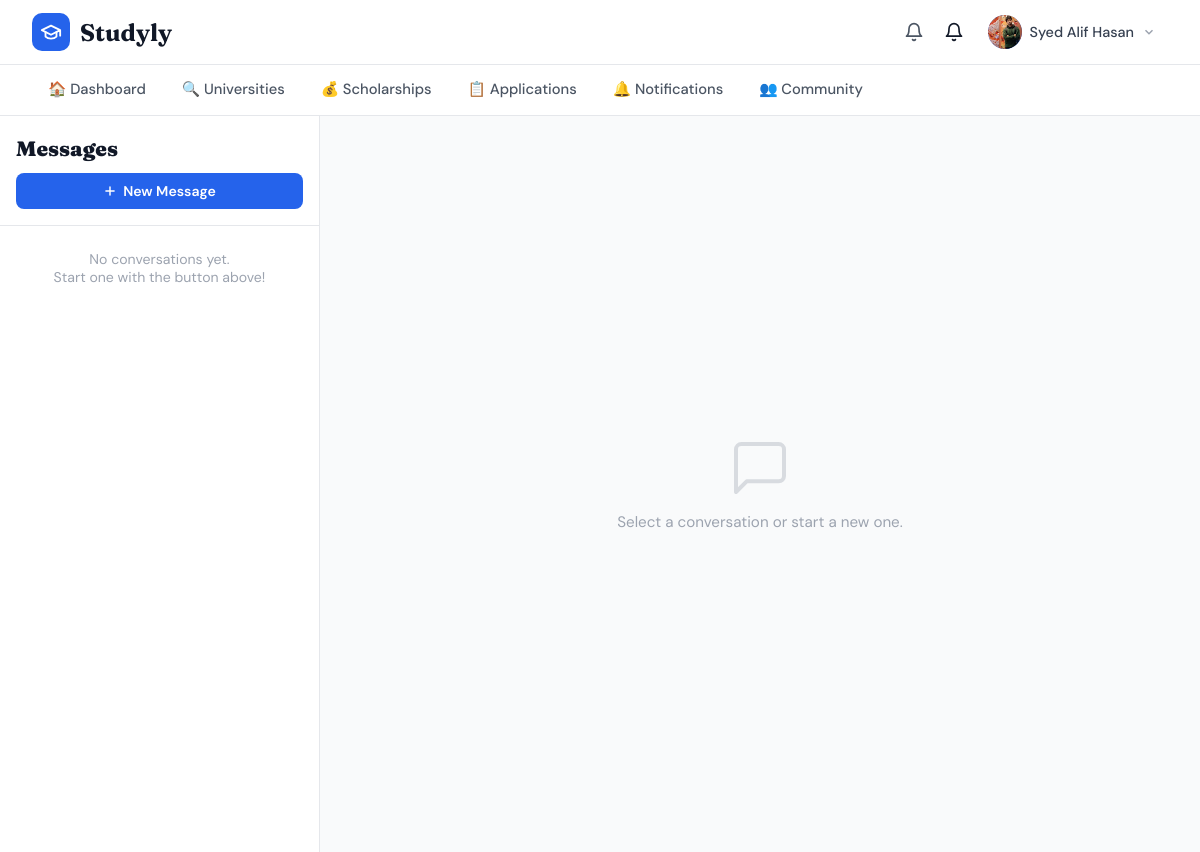
/users/messages/ (signed in), run on an earlier commit of the app's database.
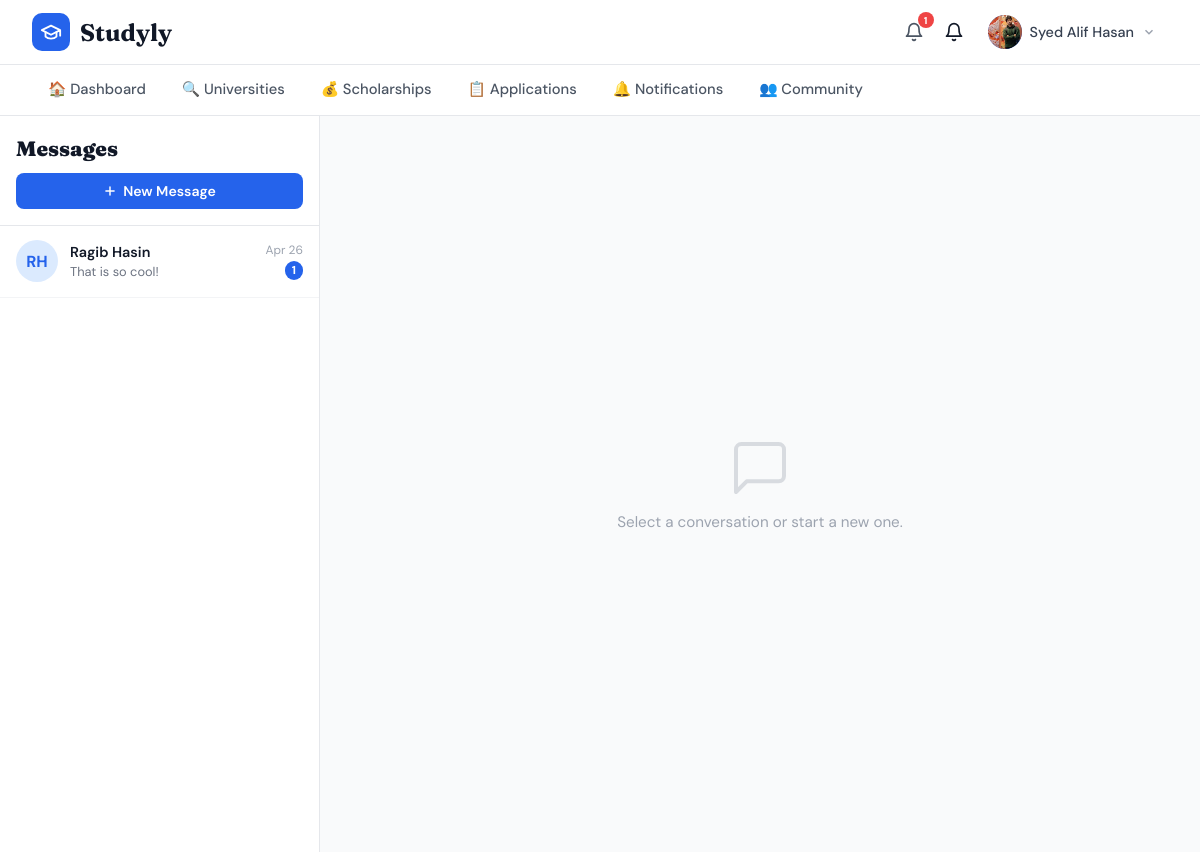
And on a later commit of the database.
### users/models.py (models this page shows, shortened)
class User(AbstractUser):
    ROLE_CHOICES = [
        ('student', 'Student'),
        ('admin', 'Admin'),
        ('consultant', 'Educational Consultant'),
    ]
    role = models.CharField(max_length=20, choices=ROLE_CHOICES, default='student')
    def get_role_display_name(self):
        return dict(self.ROLE_CHOICES).get(self.role, self.role)

class Profile(models.Model):
    user = models.OneToOneField(
        User,
        on_delete=models.CASCADE,
        related_name='profile'
    )
    phone_number = models.CharField(max_length=20, blank=True, null=True)
    date_of_birth = models.DateField(blank=True, null=True)
    address = models.TextField(blank=True, null=True)
    profile_picture = models.ImageField(
        upload_to='profile_pics/', blank=True, null=True
    )
    GPA = models.FloatField(null=True, blank=True)
    degree_level = models.CharField(
        max_length=50,
        choices=[
            ('hsc', 'HSC'),
            ('bachelor', "Bachelor's"),
            ('master', "Master's"),
            ('phd', 'PhD'),
        ],
        blank=True,
        null=True
    )
    english_proficiency = models.CharField(
        max_length=50,
        choices=[
            ('ielts', 'IELTS'),
            ('toefl', 'TOEFL'),
            ('none', 'None'),
        ],
        blank=True,
        null=True
    )
    english_score = models.FloatField(null=True, blank=True)
    work_experience_years = models.IntegerField(default=0)
    preferred_countries = models.CharField(max_length=255, blank=True, null=True)
    budget = models.DecimalField(
        max_digits=10, decimal_places=2, null=True, blank=True
    )
    created_at = models.DateTimeField(auto_now_add=True)
    updated_at = models.DateTimeField(auto_now=True)

class Message(models.Model):
    sender = models.ForeignKey(
        User,
        on_delete=models.CASCADE,
        related_name='sent_messages'
    )
    recipient = models.ForeignKey(
        User,
        on_delete=models.CASCADE,
        related_name='received_messages'
    )
    body = models.TextField()
    is_read = models.BooleanField(default=False)
    created_at = models.DateTimeField(auto_now_add=True)
    class Meta:
        ordering = ['created_at']
    @classmethod
    def get_inbox_threads(cls, user):
        from django.db.models import Q, Max
        partners_qs = (
            cls.objects
            .filter(Q(sender=user) | Q(recipient=user))
            .values_list('sender_id', 'recipient_id')
        )
        partner_ids = set()
        for s, r in partners_qs:
            other = r if s == user.pk else s
            partner_ids.add(other)
        threads = []
        for pid in partner_ids:
            other_user = User.objects.get(pk=pid)
            last_msg = (
                cls.objects
                .filter(
                    Q(sender=user, recipient=other_user) |
                    Q(sender=other_user, recipient=user)
                )
                .order_by('-created_at')
                .first()
            )
            unread = cls.objects.filter(
                sender=other_user, recipient=user, is_read=False
            ).count()
            threads.append({
                'partner': other_user,
                'last_message': last_msg,
                'unread_count': unread,
            })
        threads.sort(key=lambda t: t['last_message'].created_at, reverse=True)
        return threads

### users/views.py (the view)
# urls.py: path('messages/',                           views.inbox_view,            name='inbox'),
@login_required
def inbox_view(request):
    threads = Message.get_inbox_threads(request.user)
    all_users = User.objects.exclude(pk=request.user.pk).order_by('first_name', 'username')
    return render(request, 'users/messages.html', {
        'threads': threads,
        'all_users': all_users,
        'active_conversation': None,
    })

### users/context_processors.py (called while the page is built)
def unread_notifications(request):
    if request.user.is_authenticated:
        from notifications.models import Notification
        count = Notification.objects.filter(user=request.user, is_read=False).count()
        return {'unread_notif_count': count}
    return {'unread_notif_count': 0}

### templates/users/messages.html (shortened to what this page needs)
{% extends "base.html" %}
{% block content %}
<div class="msg-layout">
  <aside class="msg-sidebar">
    <div class="msg-sidebar-head">
      <h2>Messages</h2>
      <button class="new-msg-btn" onclick="openModal()">
        <svg xmlns="http://www.w3.org/2000/svg" width="14" height="14" viewBox="0 0 24 24"
             fill="none" stroke="currentColor" stroke-width="2.5" stroke-linecap="round" stroke-linejoin="round">
          <line x1="12" y1="5" x2="12" y2="19"/><line x1="5" y1="12" x2="19" y2="12"/>
        </svg>
        New Message
      </button>
    </div>
    <div class="thread-list">
      {% if threads %}
        {% for t in threads %}
          <a href="{% url 'users:conversation' t.partner.username %}"
             class="thread-item {% if active_conversation and active_conversation.username == t.partner.username %}active{% endif %}">
            <div class="thread-avatar">
              {% if t.partner.profile.profile_picture %}
                <img src="{{ t.partner.profile.profile_picture.url }}" alt="">
              {% else %}
                {{ t.partner.first_name|first|upper }}{{ t.partner.last_name|first|upper }}
              {% endif %}
            </div>
            <div class="thread-info">
              <div class="thread-name">
                {{ t.partner.get_full_name|default:t.partner.username }}
              </div>
              <div class="thread-preview">{{ t.last_message.body|truncatechars:45 }}</div>
            </div>
            <div class="thread-meta">
              <div class="thread-time">{{ t.last_message.created_at|date:"M d" }}</div>
              {% if t.unread_count %}
                <span class="unread-badge">{{ t.unread_count }}</span>
              {% endif %}
            </div>
          </a>
        {% endfor %}
      {% else %}
        <p style="padding:1.5rem 1rem;font-size:.88rem;color:#9ca3af;text-align:center;">
          No conversations yet.<br>Start one with the button above!
        </p>
      {% endif %}
    </div>
  </aside>
  <main class="msg-main">
    {% if active_conversation %}
      <div class="msg-header">
        <div class="msg-header-avatar">
          {% if active_conversation.profile.profile_picture %}
            <img src="{{ active_conversation.profile.profile_picture.url }}" alt="">
          {% else %}
            {{ active_conversation.first_name|first|upper }}{{ active_conversation.last_name|first|upper }}
          {% endif %}
        </div>
        <div>
          <div class="msg-header-name">{{ active_conversation.get_full_name|default:active_conversation.username }}</div>
          <div class="msg-header-role">{{ active_conversation.get_role_display_name }}</div>
        </div>
      </div>
      <div class="msg-body" id="msgBody">
        {% for msg in conversation_messages %}
          <div class="bubble-wrap {% if msg.sender == request.user %}mine{% endif %}">
            <div class="bubble {% if msg.sender == request.user %}mine{% else %}theirs{% endif %}">
              {{ msg.body }}
              <div class="bubble-time">{{ msg.created_at|date:"M d, g:i a" }}</div>
            </div>
          </div>
        {% empty %}
          <p style="text-align:center;color:#9ca3af;font-size:.88rem;margin-top:2rem;">
            No messages yet. Say hello!
          </p>
        {% endfor %}
      </div>
      <div class="msg-footer">
        <form method="post" action="{% url 'users:conversation' active_conversation.username %}">
          {% csrf_token %}
          <div class="msg-input-row">
            <textarea name="body" class="msg-textarea" placeholder="Write a message…"
                      rows="1" onkeydown="submitOnEnter(event, this)"></textarea>
            <button type="submit" class="send-btn">Send</button>
          </div>
        </form>
      </div>
    {% else %}
      <div class="empty-state">
        <svg xmlns="http://www.w3.org/2000/svg" width="64" height="64" viewBox="0 0 24 24"
             fill="none" stroke="#9ca3af" stroke-width="1.5" stroke-linecap="round" stroke-linejoin="round">
          <path d="M21 15a2 2 0 0 1-2 2H7l-4 4V5a2 2 0 0 1 2-2h14a2 2 0 0 1 2 2z"/>
        </svg>
        <p>Select a conversation or start a new one.</p>
      </div>
    {% endif %}
  </main>
</div>
{% endblock %}

### templates/base.html (shortened to what this page needs)
<!DOCTYPE html>
<html lang="en">
<head>
</head>
<body>
{% if user.is_authenticated and not skip_nav %}
<nav class="top-nav">
  <div class="top-nav-inner">
    <a href="{% url 'dashboard:dashboard' %}" class="logo">
      <div class="logo-icon">
        <svg xmlns="http://www.w3.org/2000/svg" width="22" height="22" fill="none" stroke="white" stroke-width="2" stroke-linecap="round" stroke-linejoin="round" viewBox="0 0 24 24">
          <path d="M22 10v6M2 10l10-5 10 5-10 5z"/><path d="M6 12v5c3 3 9 3 12 0v-5"/>
        </svg>
      </div>
      <span class="logo-text">Studyly</span>
    </a>
    <div class="nav-right">
     <a href="{% url 'notifications:list' %}" class="bell-btn" style="position:relative;">
  <svg xmlns="http://www.w3.org/2000/svg" width="20" height="20" fill="none" stroke="currentColor" stroke-width="2" stroke-linecap="round" stroke-linejoin="round" viewBox="0 0 24 24">
    <path d="M18 8A6 6 0 0 0 6 8c0 7-3 9-3 9h18s-3-2-3-9"/><path d="M13.73 21a2 2 0 0 1-3.46 0"/>
  </svg>
  {% if unread_notif_count %}
    <span style="position:absolute;top:-2px;right:-2px;background:#ef4444;color:white;border-radius:50%;width:16px;height:16px;font-size:10px;font-weight:700;display:flex;align-items:center;justify-content:center;">{{ unread_notif_count }}</span>
  {% endif %}
</a>
        <svg xmlns="http://www.w3.org/2000/svg" width="20" height="20" fill="none" stroke="currentColor" stroke-width="2" stroke-linecap="round" stroke-linejoin="round" viewBox="0 0 24 24">
          <path d="M18 8A6 6 0 0 0 6 8c0 7-3 9-3 9h18s-3-2-3-9"/><path d="M13.73 21a2 2 0 0 1-3.46 0"/>
        </svg>
      <div class="user-dropdown-wrap" id="userDropdown">
        <div class="user-btn" onclick="toggleDropdown()">
          <div class="user-avatar">
            {% if user.profile.profile_picture %}
              <img src="{{ user.profile.profile_picture.url }}" alt="avatar">
            {% else %}
              <svg xmlns="http://www.w3.org/2000/svg" width="16" height="16" fill="none" stroke="white" stroke-width="2" stroke-linecap="round" stroke-linejoin="round" viewBox="0 0 24 24">
                <path d="M20 21v-2a4 4 0 0 0-4-4H8a4 4 0 0 0-4 4v2"/><circle cx="12" cy="7" r="4"/>
              </svg>
            {% endif %}
          </div>
          <span class="user-name">{{ user.get_full_name|default:user.username }}</span>
          <svg class="chevron" xmlns="http://www.w3.org/2000/svg" width="14" height="14" fill="none" stroke="currentColor" stroke-width="2.5" viewBox="0 0 24 24"><polyline points="6 9 12 15 18 9"/></svg>
        </div>
      </div>
    </div>
  </div>
</nav>
<div class="sec-nav">
  <div class="sec-nav-inner">
    <a href="{% url 'dashboard:dashboard' %}"  class="nav-link {% block nav_dashboard %}{% endblock %}">🏠 Dashboard</a>
    <a href="{% url 'universities:list' %}"    class="nav-link {% block nav_universities %}{% endblock %}">🔍 Universities</a>
    <a href="{% url 'scholarships:list' %}"    class="nav-link {% block nav_scholarships %}{% endblock %}">💰 Scholarships</a>
    <a href="{% url 'applications:list' %}"    class="nav-link {% block nav_applications %}{% endblock %}">📋 Applications</a>
    <a href="{% url 'notifications:list' %}"   class="nav-link {% block nav_notifications %}{% endblock %}">🔔 Notifications</a>
      <a href="{% url 'community:list' %}" class="nav-link {% if active_nav == 'community' %}nav-link--active{% endif %}">👥 Community</a>
  </div>
</div>
{% endif %}
{% block content %}{% endblock %}
</body>
</html>

### templates/base.html (style rules this page uses)
*, *::before, *::after { box-sizing: border-box; margin: 0; padding: 0; }
body { font-family: 'DM Sans', sans-serif; background: #f9fafb; color: #111827; }
a { text-decoration: none; color: inherit; }
.top-nav { background: white; border-bottom: 1px solid #e5e7eb; position: sticky; top: 0; z-index: 200; }
.top-nav-inner { max-width: 1280px; margin: 0 auto; padding: 0 2rem; display: flex; align-items: center; justify-content: space-between; height: 64px; }
.logo { display: flex; align-items: center; gap: 10px; }
.logo-icon { background: #2563eb; padding: 8px; border-radius: 10px; display: flex; }
.logo-text { font-family: 'Fraunces', serif; font-size: 1.5rem; font-weight: 700; }
.nav-right { display: flex; align-items: center; gap: 12px; }
.bell-btn { padding: 8px; color: #4b5563; display: flex; align-items: center; }
.user-dropdown-wrap { position: relative; }
.user-btn { display: flex; align-items: center; gap: 8px; padding: 6px 12px; border-radius: 8px; cursor: pointer; transition: background .15s; }
.user-avatar { width: 34px; height: 34px; background: #2563eb; border-radius: 50%; display: flex; align-items: center; justify-content: center; flex-shrink: 0; overflow: hidden; }
.user-avatar img { width: 100%; height: 100%; object-fit: cover; }
.user-name { font-size: .9rem; font-weight: 500; color: #374151; }
.chevron { color: #9ca3af; transition: transform .2s; }
.sec-nav { background: white; border-bottom: 1px solid #e5e7eb; }
.sec-nav-inner { max-width: 1280px; margin: 0 auto; padding: 0 2rem; display: flex; gap: 4px; overflow-x: auto; }
.nav-link { display: flex; align-items: center; gap: 8px; padding: 14px 16px; border-bottom: 2px solid transparent; color: #4b5563; font-weight: 500; font-size: .92rem; white-space: nowrap; transition: color .15s; }

### templates/users/messages.html (style rules this page uses)
.msg-layout { display:flex; height:calc(100vh - 64px); overflow:hidden; background:#f9fafb; }
.msg-sidebar { width:320px; min-width:260px; border-right:1.5px solid #e5e7eb; background:white; display:flex; flex-direction:column; }
.msg-sidebar-head { padding:1.25rem 1rem 1rem; border-bottom:1.5px solid #e5e7eb; }
.msg-sidebar-head h2 { font-family:'Fraunces',serif; font-size:1.3rem; font-weight:900; color:#111827; margin:0 0 .75rem; }
.new-msg-btn { width:100%; padding:9px 14px; background:#2563eb; color:white; border:none; border-radius:8px; font-family:'DM Sans',sans-serif; font-weight:600; font-size:.88rem; cursor:pointer; display:flex; align-items:center; justify-content:center; gap:6px; }
.thread-list { flex:1; overflow-y:auto; }
.thread-item { display:flex; align-items:center; gap:.75rem; padding:.9rem 1rem; cursor:pointer; border-bottom:1px solid #f3f4f6; text-decoration:none; transition:background .1s; }
.thread-avatar { width:42px; height:42px; border-radius:50%; background:#dbeafe; display:flex; align-items:center; justify-content:center; font-weight:700; color:#2563eb; font-size:1rem; flex-shrink:0; }
.thread-info { flex:1; min-width:0; }
.thread-name { font-weight:600; font-size:.9rem; color:#111827; white-space:nowrap; overflow:hidden; text-overflow:ellipsis; }
.thread-preview { font-size:.8rem; color:#6b7280; white-space:nowrap; overflow:hidden; text-overflow:ellipsis; margin-top:2px; }
.thread-meta { text-align:right; flex-shrink:0; }
.thread-time { font-size:.75rem; color:#9ca3af; }
.unread-badge { background:#2563eb; color:white; border-radius:999px; padding:2px 7px; font-size:.72rem; font-weight:700; margin-top:3px; display:inline-block; }
.msg-main { flex:1; display:flex; flex-direction:column; min-width:0; }
.empty-state { flex:1; display:flex; flex-direction:column; align-items:center; justify-content:center; color:#9ca3af; gap:.75rem; padding:2rem; }
.empty-state svg { opacity:.35; }
.empty-state p { font-size:.95rem; }

What changed in the data, as far as the page shows it:
added User: partner.first_name|first "R", partner.last_name|first "H", partner.get_full_name "Ragib Hasin", last_message.body "That is so cool!", last_message.created_at "Apr 26", unread_count "1"
Also different on the page:
{{ unread_notif_count }}: (not shown) → "1"
text no longer shown: "No conversations yet. Start one with the button above!"
